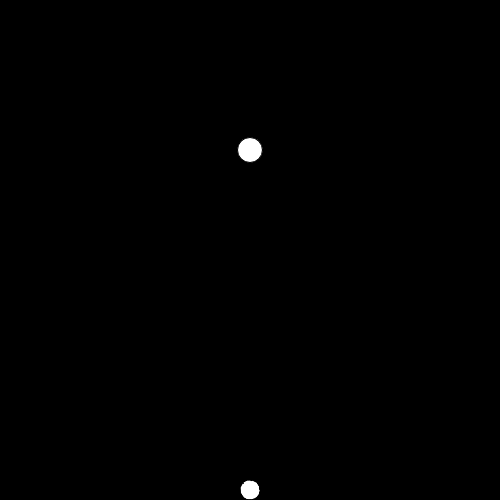
Frame 1 (no input)
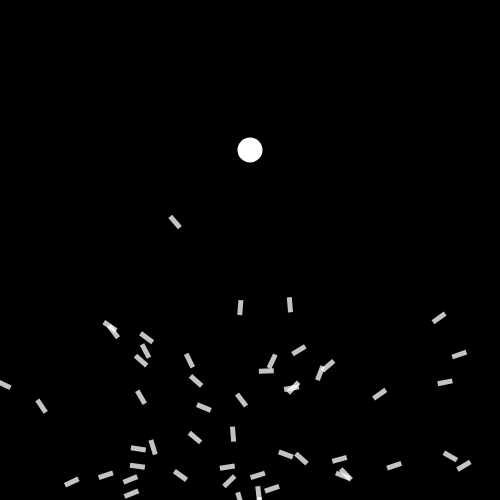
Frame 60 (no input)
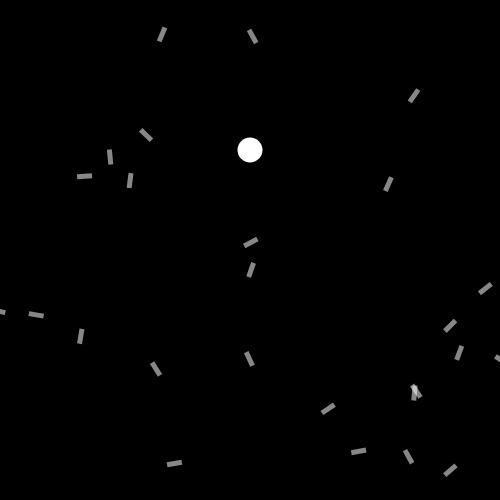
Frame 120 (the mouse pressed at the canvas centre since frame 60)

The p5.js sketch that drew these frames (run headless with seeded random() and noise() and a simulated clock; from frame 60 on, the mouse is pressed at the canvas centre):

// p5.js sketch
// ── sketch.js
var width, height;
var population;
var target;
function setup() {
    width = 500;
    height = 500;
    target = createVector(width/2, 150);
    createCanvas(width, height);
    population = new Population(100);
    population.populate(function(){
        var rocket = new Rocket(width/2, height-10);
        rocket.vel = p5.Vector.random2D();
        return rocket;
    });
    
}

function draw() {
    background(0);
    fill(255);
    ellipse(target.x, target.y, 25, 25);
    population.population.map(function(i, index){
        i.update();
        i.show();
    });
}

// ── DNA.js
function DNA(size){
    this.genes = [];
    this.size = size;
    
    this.init = function init(){
        var i = 0;
        while(i < size){
            var magnitude = random();
            var vector = p5.Vector.random2D();
            this.genes[i] = [magnitude, vector];
            i++;
        }
    };
    
    this.init();
}

// ── population.js
function Population(populationSize){
    this.population = [];
    this.populationSize = populationSize;
    
    this.populate = function populate(constructor){
        var i = 0;
        while(i < populationSize){
            var e = constructor();
            this.population.push(e);
            i++;
        }
    }
}

// ── rocket.js
function Rocket(x, y){
    this.pos = createVector(x, y);
    this.vel = createVector();
    this.acc = createVector();
    this.lifespan = 200;
    this.age = 0;
    this.DNA = new DNA(this.lifespan);

    this.applyForce = function applyForce(force){
        this.acc.add(force);
    };

    this.update = function update(){
        this.doNextAction();
        this.vel.add(this.acc);
        this.pos.add(this.vel);
        this.acc.mult(0);
        this.age++;
    };

    this.show = function(){
        noStroke();
        fill(255, 255-this.age);
        push();
        translate(this.pos.x, this.pos.y);
        rotate(this.vel.heading());
        rectMode(CENTER);
        rect(0, 0, 15, 5);
        pop();
    };
    
    this.doNextAction = function doNextAction(){
        if(this.age < this.lifespan){
            var action = this.DNA.genes[this.age];
            var magnitude = action[0];
            var vector = action[1];
            this.acc.add(vector.mult(magnitude));
        }
    }
}
